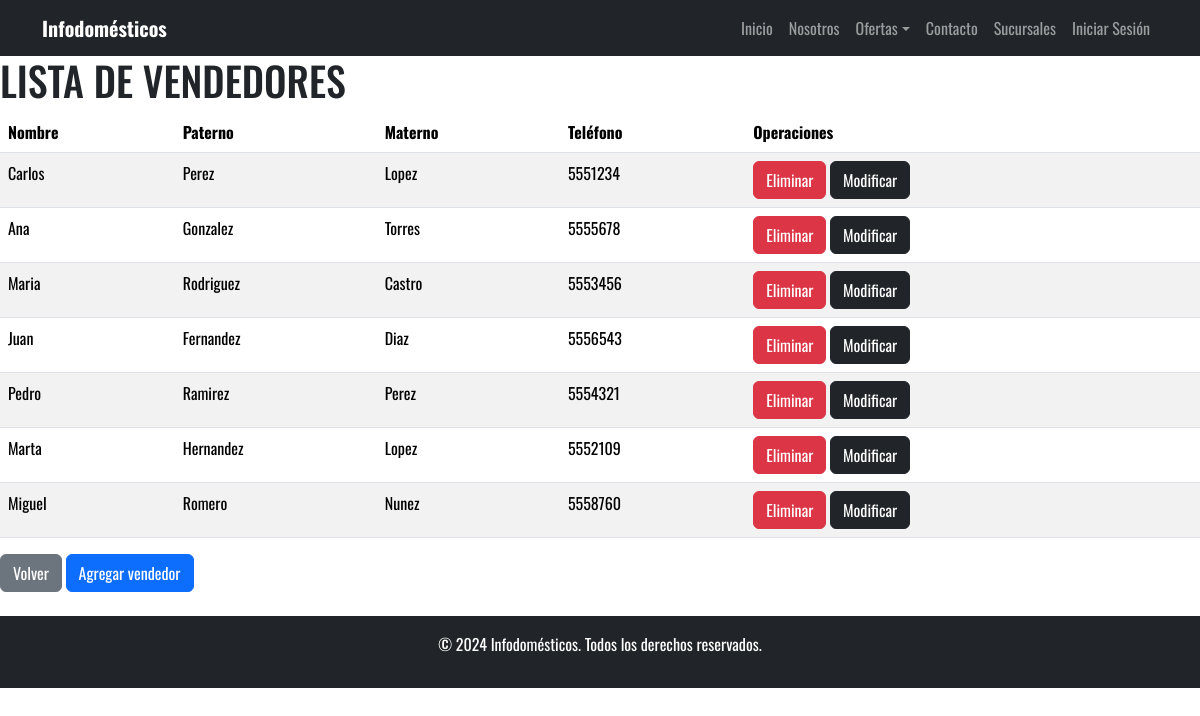
The app's page /admin/vendedor/listar.php with its own data.
### tables this page shows
CREATE TABLE `vendedor` (
  `idvendedor` int(11) NOT NULL,
  `nombre` varchar(50) NOT NULL,
  `paterno` varchar(50) NOT NULL,
  `materno` varchar(50) NOT NULL,
  `telefono` varchar(15) DEFAULT NULL,
  `estado` enum('activo','inactivo') DEFAULT 'activo'
);

### admin/vendedor/listar.php (the view, shortened to what this page needs)
<?php
include "../../includes/templates/header.php";
?>
<main class="contenedor seccion">
    <h1>LISTA DE VENDEDORES</h1>
    <table class="table table-striped">
        <thead>
            <th>Nombre</th>
            <th>Paterno</th>
            <th>Materno</th>
            <th>Teléfono</th>
            <th>Operaciones</th>
        </thead>
        <tbody>
            <?php
                $db = conectarDB();
                $consql = "SELECT nombre, paterno, materno, telefono, idvendedor FROM vendedor WHERE estado LIKE 'activo'";
                $res = mysqli_query($db, $consql);
                if ($res) {
                    while ($reg = mysqli_fetch_array($res)) {
                        echo "<tr>";
                        echo "<td>".$reg['nombre']."</td>";
                        echo "<td>".$reg['paterno']."</td>";
                        echo "<td>".$reg['materno']."</td>";
                        echo "<td>".$reg['telefono']."</td>";
                        echo "<td>
                                <a href='eliminar.php?cod=".$reg['idvendedor']."' class='btn btn-danger'>Eliminar</a>
                                <a href='actualizar.php?cod=".$reg['idvendedor']."' class='btn btn-dark'>Modificar</a>
                              </td>";
                        echo "</tr>";
                    }
                } else {
                    echo "<tr><td colspan='5'>Error en la consulta: " . mysqli_error($db) . "</td></tr>";
                }
            ?>
        </tbody>
    </table>
    <div class="botones">
        <a href="/ElectrodomesticosWeb3/admin/indexAdmin.php" class="btn btn-secondary">Volver</a>
        <a href="../vendedor/crear.php" class="btn btn-primary">Agregar vendedor</a><br><br>
        </div>
</main>
<?php
include "../../includes/templates/footer.php";
?>

### build/css/style.css (style rules this page uses)
* { box-sizing: border-box; padding: 0px; margin: 0px; font-family: Oswald; }

### records on screen
vendedor: nombre "Carlos", paterno "Perez", materno "Lopez", telefono "5551234"
vendedor: nombre "Ana", paterno "Gonzalez", materno "Torres", telefono "5555678"
vendedor: nombre "Maria", paterno "Rodriguez", materno "Castro", telefono "5553456"
vendedor: nombre "Juan", paterno "Fernandez", materno "Diaz", telefono "5556543"
vendedor: nombre "Pedro", paterno "Ramirez", materno "Perez", telefono "5554321"
vendedor: nombre "Marta", paterno "Hernandez", materno "Lopez", telefono "5552109"
vendedor: nombre "Miguel", paterno "Romero", materno "Nunez", telefono "5558760"
